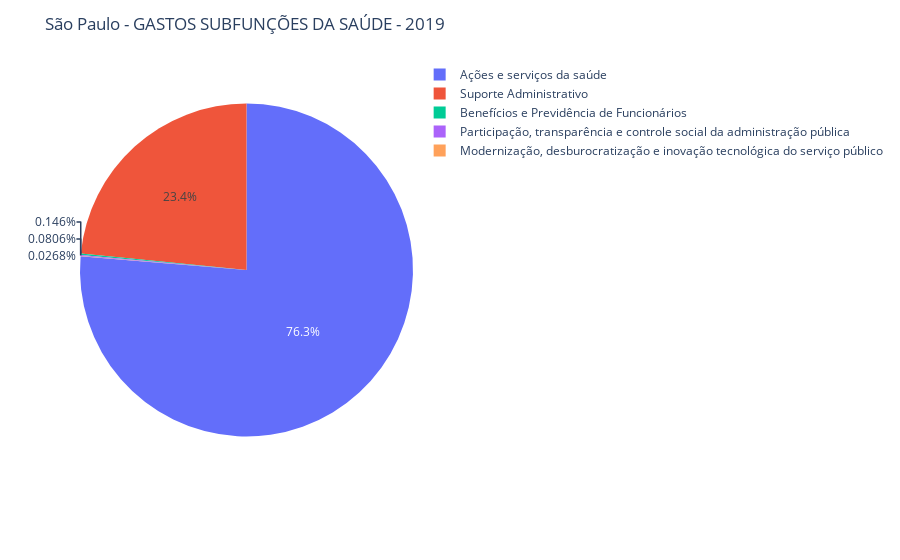
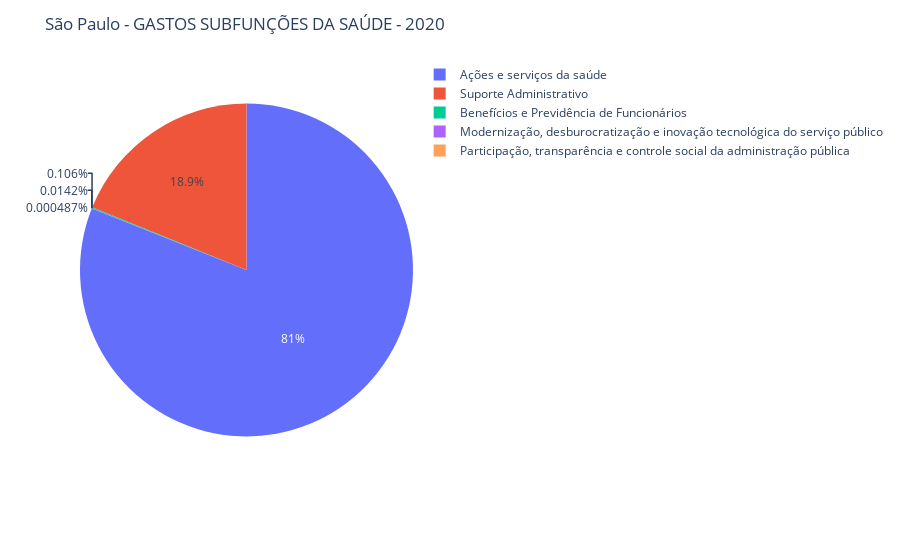

Source (notebook cell) for these figures, in order:
### Code cell
#gráficos
def subfuncoes_sp():
    fig_sub_sp19=px.pie(sp2019, values='Liquidado (R$)', names='Programa de governo')
    fig_sub_sp19.update_layout(title='São Paulo - GASTOS SUBFUNÇÕES DA SAÚDE - 2019',
                     #yaxis_range=[0,2500000000])
                     )
    fig_sub_sp19.show()




    fig_sub_sp20=px.pie(sp2020, values='Liquidado (R$)', names='Programa de governo')
    fig_sub_sp20.update_layout(title='São Paulo - GASTOS SUBFUNÇÕES DA SAÚDE - 2020',
                     #yaxis_range=[0,2500000000])
                     )
    fig_sub_sp20.show()
    
    return

subfuncoes_sp()

### Figure 1 — Plotly figure (JSON) as saved in the notebook; plotly's stock layout.template omitted (floating-point values rounded to 4 significant figures)
{"data": [{"domain": {"x": [0, 1], "y": [0, 1]}, "hovertemplate": "Programa de governo=%{label}<br>Liquidado (R$)=%{value}<extra></extra>", "labels": ["Ações e serviços da saúde", "Suporte Administrativo", "Benefícios e Previdência de Funcionários", "Participação, transparência e controle social da administração pública", "Modernização, desburocratização e inovação tecnológica do serviço público"], "legendgroup": "", "name": "", "showlegend": true, "type": "pie", "values": [8225657482, 2524705808, 15707829, 8689461, 2890233]}], "layout": {"legend": {"tracegroupgap": 0}, "margin": {"t": 60}, "title": {"text": "São Paulo - GASTOS SUBFUNÇÕES DA SAÚDE - 2019"}}}

### Figure 2 — Plotly figure (JSON) as saved in the notebook; plotly's stock layout.template omitted (floating-point values rounded to 4 significant figures)
{"data": [{"domain": {"x": [0, 1], "y": [0, 1]}, "hovertemplate": "Programa de governo=%{label}<br>Liquidado (R$)=%{value}<extra></extra>", "labels": ["Ações e serviços da saúde", "Suporte Administrativo", "Benefícios e Previdência de Funcionários", "Modernização, desburocratização e inovação tecnológica do serviço público", "Participação, transparência e controle social da administração pública"], "legendgroup": "", "name": "", "showlegend": true, "type": "pie", "values": [10551787291, 2455975864, 13806742, 1849529, 63368]}], "layout": {"legend": {"tracegroupgap": 0}, "margin": {"t": 60}, "title": {"text": "São Paulo - GASTOS SUBFUNÇÕES DA SAÚDE - 2020"}}}
